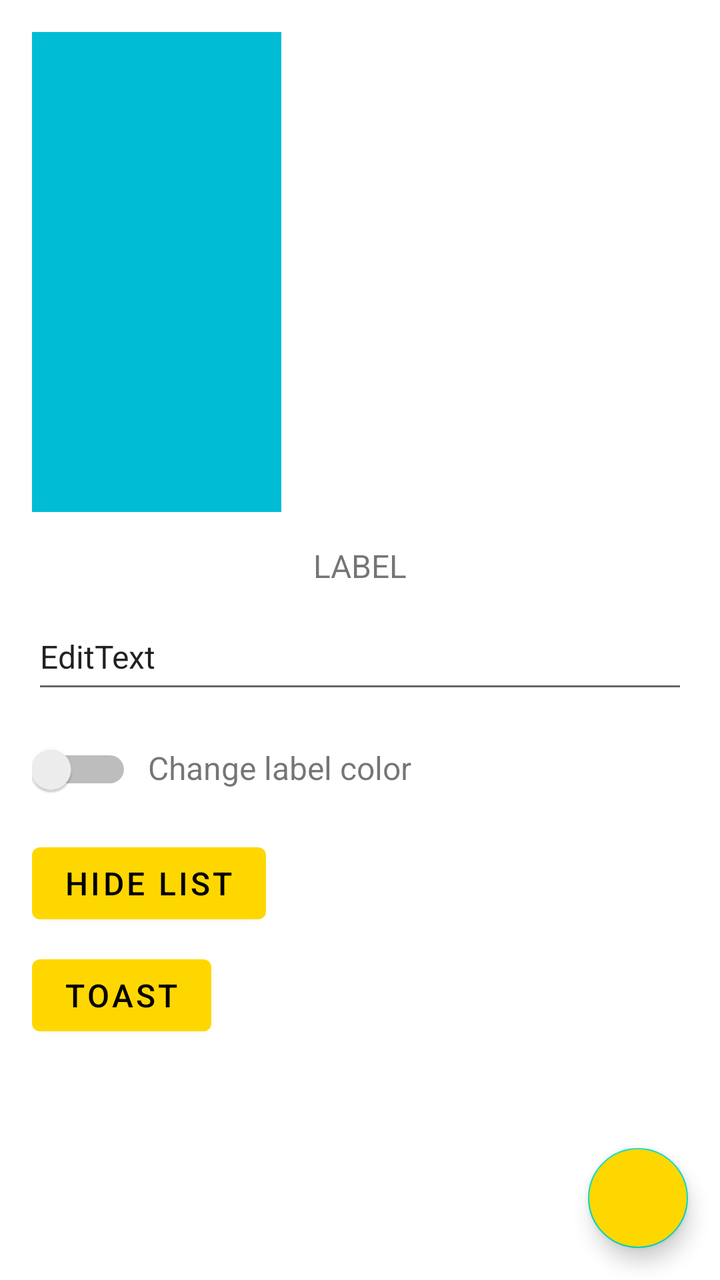
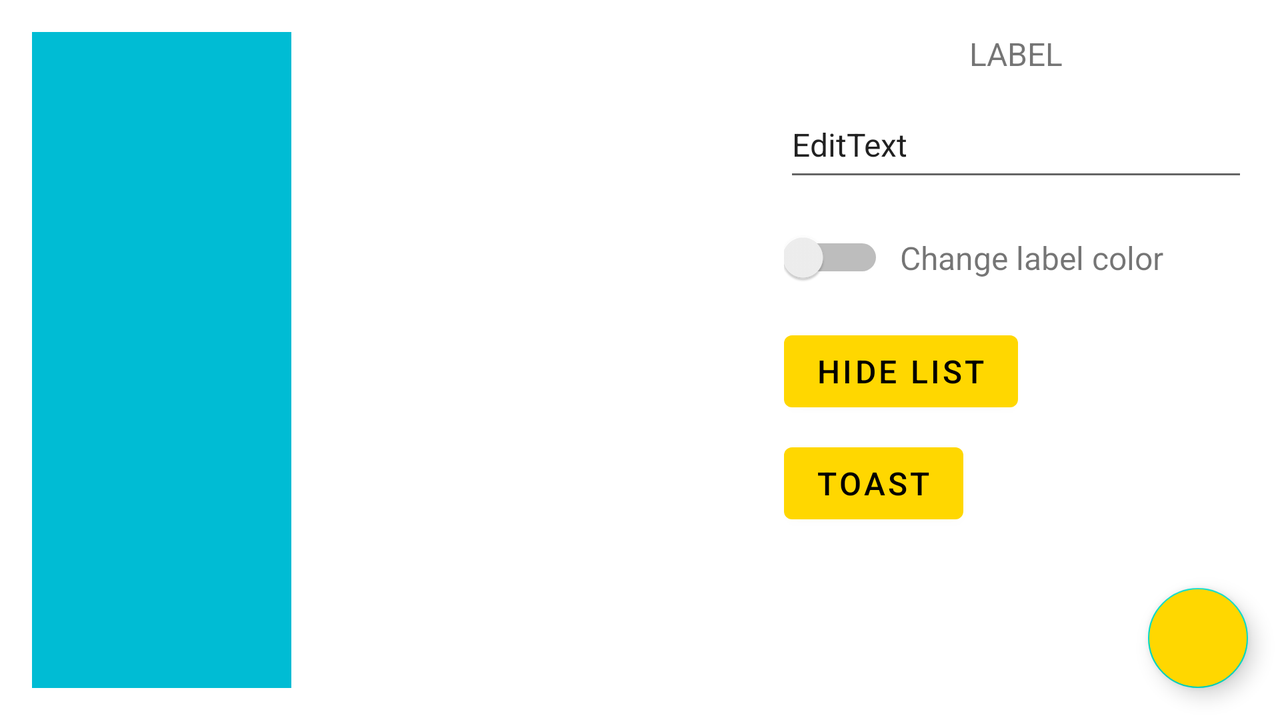

Two renders of one Android screen. The first uses the default layout on a phone; the second uses the alternative layout the repository ships for a different screen configuration, on a matching device. The two XML files are below.
<!-- AndroidManifest.xml: application theme Theme.TestKotlin -->
<!-- res/layout/activity_main.xml -->
<?xml version="1.0" encoding="utf-8"?>
<androidx.coordinatorlayout.widget.CoordinatorLayout xmlns:android="http://schemas.android.com/apk/res/android"
    xmlns:tools="http://schemas.android.com/tools"
    android:id="@+id/coordinator"
    android:layout_width="match_parent"
    android:layout_height="match_parent"
    tools:context=".MainActivity">

    <LinearLayout
        android:layout_width="match_parent"
        android:layout_height="match_parent"
        android:orientation="vertical"
        android:padding="@dimen/standard_indent">

        <LinearLayout
            android:layout_width="match_parent"
            android:layout_height="@dimen/zero_dp"
            android:layout_weight="2"
            android:baselineAligned="false"
            android:orientation="horizontal">

            <FrameLayout
                android:layout_width="@dimen/zero_dp"
                android:layout_height="match_parent"
                android:layout_weight="4"
                android:background="#00BCD4"
                android:padding="@dimen/min_indent"
                tools:ignore="NestedWeights">

                <ImageView
                    android:id="@+id/imageView3"
                    android:layout_width="@dimen/fifty_dp"
                    android:layout_height="@dimen/fifty_dp"
                    android:layout_gravity="top"
                    android:contentDescription="@string/first_image_description"
                    android:src="@drawable/lol"
                    tools:ignore="ImageContrastCheck" />

                <ImageView
                    android:id="@+id/imageView"
                    android:layout_width="match_parent"
                    android:layout_height="@dimen/twenty_dp"
                    android:layout_gravity="bottom"
                    android:adjustViewBounds="false"
                    android:contentDescription="@string/second_image_description"
                    android:src="@drawable/long_picture" />
            </FrameLayout>

            <ListView
                android:id="@+id/lvFighters"
                android:layout_width="@dimen/zero_dp"
                android:layout_height="match_parent"
                android:layout_marginStart="@dimen/standard_indent"
                android:layout_weight="6" />
        </LinearLayout>

        <LinearLayout
            android:layout_width="match_parent"
            android:layout_height="@dimen/zero_dp"
            android:layout_marginTop="@dimen/min_indent"
            android:layout_weight="3"
            android:orientation="vertical">

            <TextView
                android:id="@+id/tvLabel"
                android:layout_width="match_parent"
                android:layout_height="wrap_content"
                android:layout_marginTop="@dimen/min_indent"
                android:text="@string/label"
                android:textAlignment="center"
                android:textSize="@dimen/standard_text_size" />

            <EditText
                android:id="@+id/etLabelEditor"
                android:layout_width="match_parent"
                android:layout_height="wrap_content"
                android:layout_marginTop="@dimen/min_indent"
                android:autofillHints="Write something"
                android:inputType="textPersonName"
                android:minHeight="@dimen/fifty_dp"
                android:text="@string/edittext"
                android:textSize="@dimen/standard_text_size"
                tools:ignore="LabelFor" />

            <LinearLayout
                android:layout_width="match_parent"
                android:layout_height="wrap_content"
                android:layout_marginTop="@dimen/min_indent"
                android:orientation="horizontal">

                <Switch
                    android:id="@+id/colorSwitch"
                    android:layout_width="@dimen/fifty_dp"
                    android:layout_height="@dimen/fifty_dp"
                    tools:ignore="UseSwitchCompatOrMaterialXml" />

                <TextView
                    android:id="@+id/textView4"
                    android:layout_width="wrap_content"
                    android:layout_height="wrap_content"
                    android:layout_marginStart="@dimen/min_indent"
                    android:text="@string/change_label_color"
                    android:textSize="@dimen/standard_text_size" />
            </LinearLayout>

            <Button
                android:id="@+id/btnHideList"
                android:layout_width="wrap_content"
                android:layout_height="wrap_content"
                android:layout_marginTop="@dimen/min_indent"
                android:text="@string/hide_list"
                android:textSize="@dimen/standard_text_size" />

            <Button
                android:id="@+id/btnToast"
                android:layout_width="wrap_content"
                android:layout_height="wrap_content"
                android:layout_marginTop="@dimen/min_indent"
                android:text="@string/toast"
                android:textSize="@dimen/standard_text_size" />

        </LinearLayout>
    </LinearLayout>

    <com.google.android.material.floatingactionbutton.FloatingActionButton
        android:id="@+id/floatingBtn"
        android:layout_width="@dimen/fifty_dp"
        android:layout_height="@dimen/fifty_dp"
        android:layout_gravity="end|bottom"
        android:layout_marginEnd="@dimen/standard_indent"
        android:layout_marginBottom="@dimen/standard_indent"
        android:backgroundTint="@color/gold"
        android:contentDescription="@string/fab"
        tools:ignore="ImageContrastCheck" />
</androidx.coordinatorlayout.widget.CoordinatorLayout>
<!-- resources referenced by this layout -->
<resources>
  <color name="gold">#FFD700</color>
  <dimen name="fifty_dp">50dp</dimen>
  <dimen name="min_indent">8dp</dimen>
  <dimen name="standard_indent">16dp</dimen>
  <dimen name="standard_text_size">16sp</dimen>
  <dimen name="twenty_dp">20dp</dimen>
  <dimen name="zero_dp">0dp</dimen>
  <string name="change_label_color">Change label color</string>
  <string name="edittext">EditText</string>
  <string name="fab">FAB</string>
  <string name="first_image_description">First image</string>
  <string name="hide_list">HIDE LIST</string>
  <string name="label">LABEL</string>
  <string name="second_image_description">Second Image</string>
  <string name="toast">TOAST</string>
  <style name="Theme.TestKotlin" parent="Theme.MaterialComponents.DayNight.DarkActionBar">
          
          <item name="colorPrimary">@color/gold</item>
          <item name="colorPrimaryVariant">@color/gold_dark</item>
          <item name="colorOnPrimary">@color/black</item>
          
          <item name="colorSecondary">@color/teal_200</item>
          <item name="colorSecondaryVariant">@color/teal_700</item>
          <item name="colorOnSecondary">@color/black</item>
          
          <item name="android:statusBarColor" tools:targetApi="l">?attr/colorPrimaryVariant</item>
          
      </style>
  <color name="gold_dark">#DAA520</color>
  <color name="black">#FF000000</color>
  <color name="teal_200">#FF03DAC5</color>
  <color name="teal_700">#FF018786</color>
</resources>
<!-- res/layout-land/activity_main.xml (the repository's variant of the layout above) -->
<!-- drawn on the phone turned sideways -->
<?xml version="1.0" encoding="utf-8"?>
<FrameLayout xmlns:android="http://schemas.android.com/apk/res/android"
    xmlns:app="http://schemas.android.com/apk/res-auto"
    xmlns:tools="http://schemas.android.com/tools"
    android:layout_width="match_parent"
    android:layout_height="match_parent">

    <androidx.constraintlayout.widget.ConstraintLayout
        android:layout_width="match_parent"
        android:layout_height="match_parent"
        android:nestedScrollingEnabled="true">

        <androidx.constraintlayout.widget.Guideline
            android:id="@+id/guideline4"
            android:layout_width="wrap_content"
            android:layout_height="wrap_content"
            android:orientation="vertical"
            app:layout_constraintGuide_percent="0.60" />

        <androidx.constraintlayout.widget.Guideline
            android:id="@+id/guideline5"
            android:layout_width="wrap_content"
            android:layout_height="wrap_content"
            android:orientation="vertical"
            app:layout_constraintGuide_percent="0.24" />

        <FrameLayout
            android:id="@+id/frameLayout"
            android:layout_width="@dimen/zero_dp"
            android:layout_height="match_parent"
            android:layout_marginStart="@dimen/standard_indent"
            android:layout_marginTop="@dimen/standard_indent"
            android:layout_marginEnd="@dimen/min_indent"
            android:layout_marginBottom="@dimen/standard_indent"
            android:background="#00BCD4"
            android:padding="@dimen/min_indent"
            app:layout_constraintBottom_toBottomOf="parent"
            app:layout_constraintEnd_toStartOf="@+id/guideline5"
            app:layout_constraintHorizontal_bias="0.0"
            app:layout_constraintStart_toStartOf="parent"
            app:layout_constraintTop_toTopOf="parent">

            <ImageView
                android:id="@+id/imageView3"
                android:layout_width="@dimen/fifty_dp"
                android:layout_height="@dimen/fifty_dp"
                android:layout_gravity="top"
                android:contentDescription="@string/first_image_description"
                android:src="@drawable/lol"
                tools:ignore="ImageContrastCheck" />

            <ImageView
                android:id="@+id/imageView"
                android:layout_width="match_parent"
                android:layout_height="@dimen/twenty_dp"
                android:layout_gravity="bottom"
                android:adjustViewBounds="false"
                android:contentDescription="@string/second_image_description"
                android:src="@drawable/long_picture" />
        </FrameLayout>

        <ListView
            android:id="@+id/lvFighters"
            android:layout_width="@dimen/zero_dp"
            android:layout_height="match_parent"
            android:layout_marginStart="@dimen/min_indent"
            android:layout_marginTop="@dimen/standard_indent"
            android:layout_marginEnd="@dimen/min_indent"
            android:layout_marginBottom="@dimen/standard_indent"
            app:layout_constraintBottom_toBottomOf="parent"
            app:layout_constraintEnd_toStartOf="@+id/guideline4"
            app:layout_constraintStart_toStartOf="@+id/guideline5"
            app:layout_constraintTop_toTopOf="parent" />

        <TextView
            android:id="@+id/tvLabel"
            android:layout_width="@dimen/zero_dp"
            android:layout_height="wrap_content"
            android:layout_marginStart="@dimen/min_indent"
            android:layout_marginTop="@dimen/standard_indent"
            android:layout_marginEnd="@dimen/standard_indent"
            android:text="@string/label"
            android:textAlignment="center"
            android:textSize="@dimen/standard_text_size"
            app:layout_constraintEnd_toEndOf="parent"
            app:layout_constraintStart_toStartOf="@+id/guideline4"
            app:layout_constraintTop_toTopOf="parent" />

        <EditText
            android:id="@+id/etLabelEditor"
            android:layout_width="@dimen/zero_dp"
            android:layout_height="wrap_content"
            android:layout_marginStart="@dimen/min_indent"
            android:layout_marginTop="8dp"
            android:layout_marginEnd="@dimen/standard_indent"
            android:autofillHints="Write something"
            android:inputType="textPersonName"
            android:minHeight="@dimen/fifty_dp"
            android:text="@string/edittext"
            android:textSize="@dimen/standard_text_size"
            app:layout_constraintEnd_toEndOf="parent"
            app:layout_constraintStart_toStartOf="@+id/guideline4"
            app:layout_constraintTop_toBottomOf="@+id/tvLabel"
            tools:ignore="LabelFor" />

        <Switch
            android:id="@+id/colorSwitch"
            android:layout_width="@dimen/fifty_dp"
            android:layout_height="@dimen/fifty_dp"
            android:layout_marginStart="@dimen/min_indent"
            android:layout_marginTop="8dp"
            app:layout_constraintStart_toStartOf="@+id/guideline4"
            app:layout_constraintTop_toBottomOf="@+id/etLabelEditor"
            tools:ignore="UseSwitchCompatOrMaterialXml" />

        <TextView
            android:id="@+id/textView4"
            android:layout_width="@dimen/zero_dp"
            android:layout_height="wrap_content"
            android:layout_marginStart="@dimen/min_indent"
            android:text="@string/change_label_color"
            android:textSize="@dimen/standard_text_size"
            app:layout_constraintBottom_toBottomOf="@+id/colorSwitch"
            app:layout_constraintStart_toEndOf="@+id/colorSwitch"
            app:layout_constraintTop_toTopOf="@+id/colorSwitch" />

        <Button
            android:id="@+id/btnHideList"
            android:layout_width="wrap_content"
            android:layout_height="wrap_content"
            android:layout_marginStart="@dimen/min_indent"
            android:layout_marginTop="8dp"
            android:text="@string/hide_list"
            android:textSize="@dimen/standard_text_size"
            app:layout_constraintStart_toStartOf="@+id/guideline4"
            app:layout_constraintTop_toBottomOf="@+id/colorSwitch" />

        <Button
            android:id="@+id/btnToast"
            android:layout_width="wrap_content"
            android:layout_height="wrap_content"
            android:layout_marginStart="@dimen/min_indent"
            android:layout_marginTop="@dimen/min_indent"
            android:text="@string/toast"
            android:textSize="@dimen/standard_text_size"
            app:layout_constraintStart_toStartOf="@+id/guideline4"
            app:layout_constraintTop_toBottomOf="@+id/btnHideList" />
    </androidx.constraintlayout.widget.ConstraintLayout>

    <com.google.android.material.floatingactionbutton.FloatingActionButton
        android:id="@+id/floatingBtn"
        android:layout_width="@dimen/fifty_dp"
        android:layout_height="@dimen/fifty_dp"
        android:layout_gravity="end|bottom"
        android:layout_marginEnd="@dimen/standard_indent"
        android:layout_marginBottom="@dimen/standard_indent"
        android:backgroundTint="@color/gold"
        android:contentDescription="@string/fab"
        tools:ignore="ImageContrastCheck" />

</FrameLayout>
